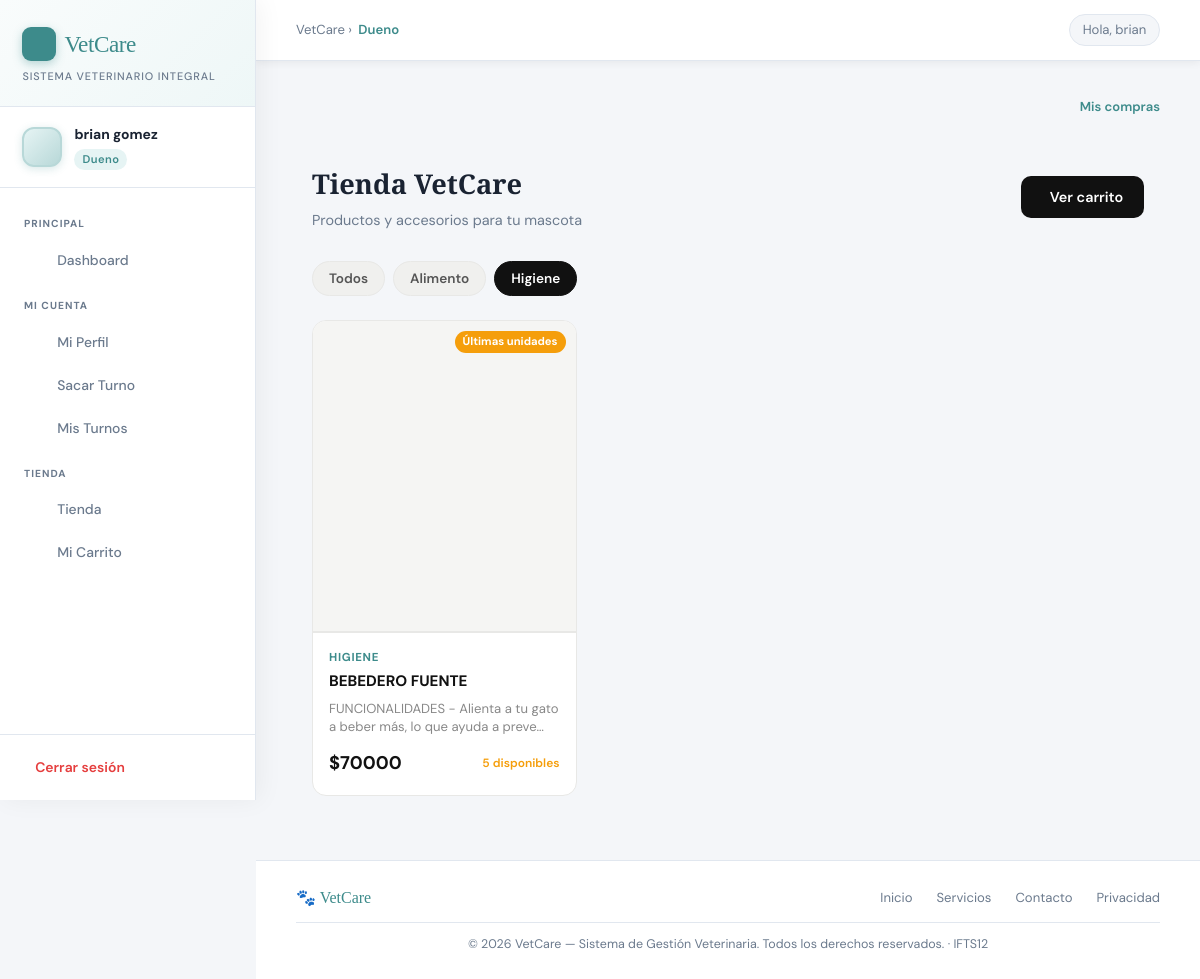
Page /tienda?categoria=Higiene (signed in) on the committed database.
### app/models/usuario.py (models this page shows, shortened)
class Usuario(db.Model, UserMixin):
    id = db.Column(db.Integer, primary_key=True)
    nombre = db.Column(db.String(100), nullable=False)
    apellido = db.Column(db.String(100), nullable=False)
    dni = db.Column(db.String(20), unique=True, nullable=False)
    telefono = db.Column(db.String(20), nullable=False)
    correo = db.Column(db.String(150), unique=True, nullable=False)
    password_hash = db.Column(db.String(200), nullable=False)
    rol = db.Column(db.String(20), nullable=False)

### app/models/tienda.py (models this page shows, shortened)
class Producto(db.Model):
    id = db.Column(db.Integer, primary_key=True)
    nombre = db.Column(db.String(150), nullable=False)
    descripcion = db.Column(db.Text, nullable=True)
    precio = db.Column(db.Float, nullable=False)
    stock = db.Column(db.Integer, nullable=False, default=0)
    categoria = db.Column(db.String(80), nullable=True)
    activo = db.Column(db.Boolean, default=True)
    imagen_url = db.Column(db.String(500), nullable=True)
    imagen_ancho = db.Column(db.Integer, default=300)
    imagen_alto  = db.Column(db.Integer, default=200)
    items_carrito = db.relationship('CarritoItem', backref='producto', lazy=True)

### app/routes/tienda.py (the view)
@tienda.route('/tienda')
@login_required
def catalogo():
    categoria = request.args.get('categoria', '')
    if categoria:
        productos = Producto.query.filter_by(activo=True, categoria=categoria).all()
    else:
        productos = Producto.query.filter_by(activo=True).all()
    categorias = db.session.query(Producto.categoria).filter(
        Producto.activo == True, Producto.categoria != None
    ).distinct().all()
    categorias = [c[0] for c in categorias if c[0]]
    return render_template('tienda/catalogo.html',
                           productos=productos,
                           categorias=categorias,
                           categoria_activa=categoria)

### app/models/usuario.py (called while the page is built)
@login_manager.user_loader
def load_user(user_id):
    return Usuario.query.get(int(user_id))

### app/templates/tienda/catalogo.html (shortened to what this page needs)
{% extends 'base.html' %}
{% block content %}
<div style="text-align:right; margin-bottom:12px;">
    <a href="{{ url_for('tienda.historial_compras') }}"
       style="font-size:13px; color:var(--teal); font-weight:600; text-decoration:none;">
         Mis compras
    </a>
</div>
<div style="max-width:1100px; margin:0 auto; padding:2rem 1rem;">
    <div style="display:flex; align-items:center; justify-content:space-between; margin-bottom:1.8rem; flex-wrap:wrap; gap:1rem;">
        <div>
            <h1 style="font-size:1.7rem; font-weight:700; color:var(--text); margin-bottom:.2rem; font-family:'Playfair Display',serif;">Tienda VetCare</h1>
            <p style="color:var(--text-muted); font-size:.9rem;">Productos y accesorios para tu mascota</p>
        </div>
        <a href="{{ url_for('tienda.carrito') }}"
           style="background:#111; color:#fff; padding:.6rem 1.3rem; border-radius:10px; text-decoration:none;
                  font-weight:600; font-size:.9rem; display:flex; align-items:center; gap:.5rem; transition:opacity .15s;">
             Ver carrito
        </a>
    </div>
    {% if categorias %}
    <div style="display:flex; gap:.5rem; flex-wrap:wrap; margin-bottom:1.5rem;">
        <a href="{{ url_for('tienda.catalogo') }}"
           style="padding:.35rem 1rem; border-radius:20px; font-size:.85rem; text-decoration:none; font-weight:600;
                  background:{% if not categoria_activa %}#111{% else %}#f0f0ee{% endif %};
                  color:{% if not categoria_activa %}#fff{% else %}#555{% endif %}; border:1px solid {% if not categoria_activa %}#111{% else %}#e8e8e6{% endif %};">
            Todos
        </a>
        {% for cat in categorias %}
        <a href="{{ url_for('tienda.catalogo', categoria=cat) }}"
           style="padding:.35rem 1rem; border-radius:20px; font-size:.85rem; text-decoration:none; font-weight:600;
                  background:{% if categoria_activa == cat %}#111{% else %}#f0f0ee{% endif %};
                  color:{% if categoria_activa == cat %}#fff{% else %}#555{% endif %}; border:1px solid {% if categoria_activa == cat %}#111{% else %}#e8e8e6{% endif %};">
            {{ cat }}
        </a>
        {% endfor %}
    </div>
    {% endif %}
    {% if productos %}
    <div style="display:grid; grid-template-columns:repeat(auto-fill, minmax(230px, 1fr)); gap:1.2rem;">
        {% for p in productos %}
        <div onclick="abrirModal({{ p.id }}, '{{ p.nombre|replace("'","\\'")|replace('"','\\"') }}', '{{ p.descripcion|default('')|replace("'","\\'")|replace('"','\\"') }}', {{ p.precio }}, {{ p.stock }}, '{{ p.categoria or '' }}', '{{ p.imagen_url or '' }}')"
             style="background:#fff; border-radius:14px; border:1.5px solid #e8e8e6; overflow:hidden;
                    display:flex; flex-direction:column; cursor:pointer; transition:border-color .2s, transform .2s, box-shadow .2s;"
             onmouseover="this.style.borderColor='#3d8b8b'; this.style.transform='translateY(-3px)'; this.style.boxShadow='0 8px 24px rgba(61,139,139,.12)';"
             onmouseout="this.style.borderColor='#e8e8e6'; this.style.transform='none'; this.style.boxShadow='none';">
            {% set img_alto = p.imagen_alto if p.imagen_alto else 180 %}
            <div style="height:{{ img_alto }}px; overflow:hidden; background:#f5f5f3; display:flex; align-items:center; justify-content:center; position:relative;">
                {% if p.imagen_url %}
                <div style="display:none; width:100%; height:100%; align-items:center; justify-content:center;">
                </div>
                {% else %}
                <i class="ti ti-{% if p.categoria == 'Alimento' %}meat{% elif p.categoria == 'Accesorio' %}dog-bowl{% elif p.categoria == 'Medicamento' %}pill{% elif p.categoria == 'Higiene' %}bath{% else %}paw{% endif %}"
                   style="font-size:3rem; color:var(--teal);"></i>
                {% endif %}
                {% if p.stock > 0 and p.stock <= 5 %}
                <span style="position:absolute; top:10px; right:10px; background:#f59e0b; color:#fff;
                             font-size:.7rem; font-weight:700; padding:2px 8px; border-radius:20px;">
                    Últimas unidades
                </span>
                {% elif p.stock == 0 %}
                <span style="position:absolute; top:10px; right:10px; background:#ef4444; color:#fff;
                             font-size:.7rem; font-weight:700; padding:2px 8px; border-radius:20px;">
                    Sin stock
                </span>
                {% endif %}
            </div>
            <div style="padding:1rem; flex:1; display:flex; flex-direction:column; gap:.3rem; border-top:2px solid #e8e8e6;">
                {% if p.categoria %}
                <span style="font-size:.72rem; font-weight:700; color:var(--teal); text-transform:uppercase; letter-spacing:.06em;">{{ p.categoria }}</span>
                {% endif %}
                <h3 style="font-size:.95rem; font-weight:700; color:#111; line-height:1.3; margin-bottom:.2rem;">{{ p.nombre }}</h3>
                {% if p.descripcion %}
                <p style="font-size:.82rem; color:#888; line-height:1.4; flex:1;">{{ p.descripcion[:70] }}{% if p.descripcion|length > 70 %}…{% endif %}</p>
                {% endif %}
                <div style="display:flex; align-items:center; justify-content:space-between; margin-top:.5rem;">
                    <span style="font-size:1.15rem; font-weight:700; color:#111;">${{ "%.0f"|format(p.precio) }}</span>
                    <span style="font-size:.75rem; color:{% if p.stock > 5 %}var(--teal){% elif p.stock > 0 %}#f59e0b{% else %}#ef4444{% endif %}; font-weight:600;">
                        {% if p.stock > 0 %}{{ p.stock }} disponibles{% else %}Sin stock{% endif %}
                    </span>
                </div>
            </div>
        </div>
        {% endfor %}
    </div>
    {% else %}
    <div style="text-align:center; padding:4rem; color:var(--text-muted);">
        <i class="ti ti-package-off" style="font-size:3rem; display:block; margin-bottom:1rem; color:#ccc;"></i>
        <p style="font-size:1rem;">No hay productos disponibles en esta categoría.</p>
    </div>
    {% endif %}
</div>
{% endblock %}

### app/templates/base.html (shortened to what this page needs)
<!DOCTYPE html>
<html lang="es">
<head>
    <link rel="stylesheet" href="https://cdn.jsdelivr.net/npm/@tabler/icons-webfont@latest/tabler-icons.min.css">
</head>
<body>
{% if current_user.is_authenticated %}
<aside class="sidebar">
    <div class="sidebar-logo">
        <div class="brand">
            <div class="brand-icon"></div>
            VetCare
        </div>
        <div class="tagline">Sistema Veterinario Integral</div>
    </div>
    <div class="sidebar-user">
        <div class="user-avatar">
        </div>
        <div class="user-info">
            <div class="user-name">{{ current_user.nombre }} {{ current_user.apellido }}</div>
            <div class="user-role">{{ current_user.rol }}</div>
        </div>
    </div>
    <nav class="sidebar-nav">
        <div class="nav-section-label">Principal</div>
        <a href="{{ url_for('auth.dashboard') }}" class="nav-link">
            <span class="icon"></span> Dashboard
        </a>
        {% if current_user.rol == 'veterinario' %}
            <div class="nav-section-label">Módulo Veterinario</div>
            <a href="{{ url_for('veterinario.agenda') }}" class="nav-link">
                <span class="icon"><i class="ti ti-calendar-event"></i></span> Mi Agenda
            </a>
            <a href="{{ url_for('veterinario.perfil') }}" class="nav-link">
                <span class="icon"><i class="ti ti-user-circle"></i></span> Mi Perfil
            </a>
            <a href="{{ url_for('veterinario.nuevo_diagnostico') }}" class="nav-link">
                <span class="icon"><i class="ti ti-stethoscope"></i></span> Diagnóstico
            </a>
            <a href="{{ url_for('veterinario.registrar_mascota') }}" class="nav-link">
                <span class="icon"><i class="ti ti-paw"></i></span> Registrar Mascota
            </a>
            <a href="{{ url_for('mascotas.listar') }}" class="nav-link">
                <span class="icon"><i class="ti ti-file-medical"></i></span> Historias Clínicas
            </a>
        {% elif current_user.rol == 'dueno' %}
            <div class="nav-section-label">Mi Cuenta</div>
            <a href="{{ url_for('auth.perfil_dueno') }}" class="nav-link">
                <span class="icon"></span> Mi Perfil
            </a>
            <a href="{{ url_for('turnos.agendar_turno') }}" class="nav-link">
                <span class="icon"></span> Sacar Turno
            </a>
            <a href="{{ url_for('turnos.listar_turnos') }}" class="nav-link">
                <span class="icon"></span> Mis Turnos
            </a>
            <div class="nav-section-label">Tienda</div>
            <a href="{{ url_for('tienda.catalogo') }}" class="nav-link">
                <span class="icon"></span> Tienda
            </a>
            <a href="{{ url_for('tienda.carrito') }}" class="nav-link">
                <span class="icon"></span> Mi Carrito
            </a>
        {% endif %}
    </nav>
    <div class="sidebar-footer">
        <a href="{{ url_for('auth.logout') }}" class="logout-btn">
            <span class="icon"></span> Cerrar sesión
        </a>
    </div>
</aside>
<div class="main-wrapper">
    <div class="inner-topbar">
        <div class="breadcrumb">
            VetCare &rsaquo; <span>{{ current_user.rol | capitalize }}</span>
        </div>
        <div class="top-right">
            <div class="greeting-chip">Hola, {{ current_user.nombre }}</div>
        </div>
    </div>
    <div class="main-content">
        {% block content %}{% endblock %}
    </div>
    <footer class="site-footer">
        <div class="footer-inner">
            <div class="footer-brand">🐾 VetCare</div>
            <div class="footer-links">
                <a href="#">Inicio</a>
                <a href="#">Servicios</a>
                <a href="#">Contacto</a>
                <a href="#">Privacidad</a>
            </div>
        </div>
        <div class="footer-copy">
            © 2026 VetCare — Sistema de Gestión Veterinaria. Todos los derechos reservados. · IFTS12
        </div>
    </footer>
</div>
{% endif %}
</body>
</html>

### rows in the picture
Usuario: nombre "brian", apellido "gomez", rol "Dueno"
Producto: {{ img_alto }} 310 (drawn), shows "Últimas unidades", categoria "HIGIENE", nombre "BEBEDERO FUENTE", descripcion "FUNCIONALIDADES - Alienta a tu gato a beber más, lo que ayuda a preve", precio "70000", stock "5"

### other values in the picture
{{ cat }} "Alimento" "Higiene"
